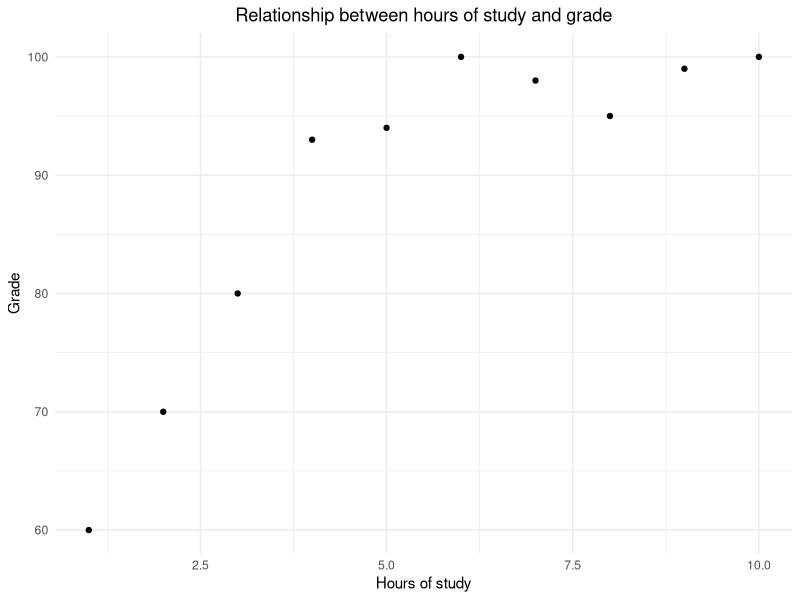
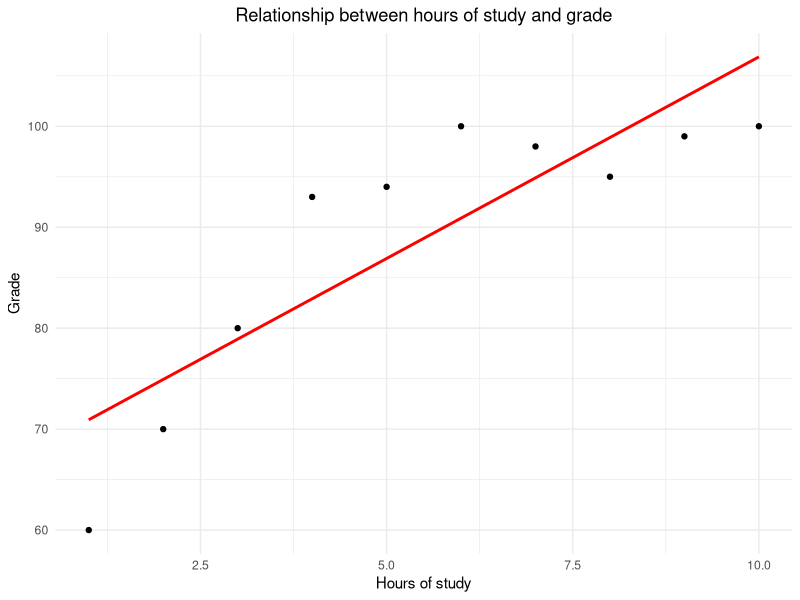
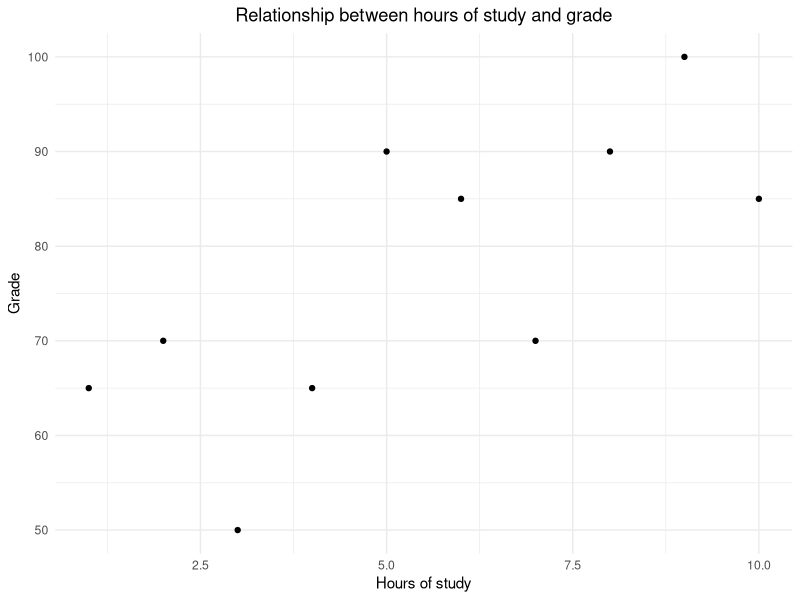
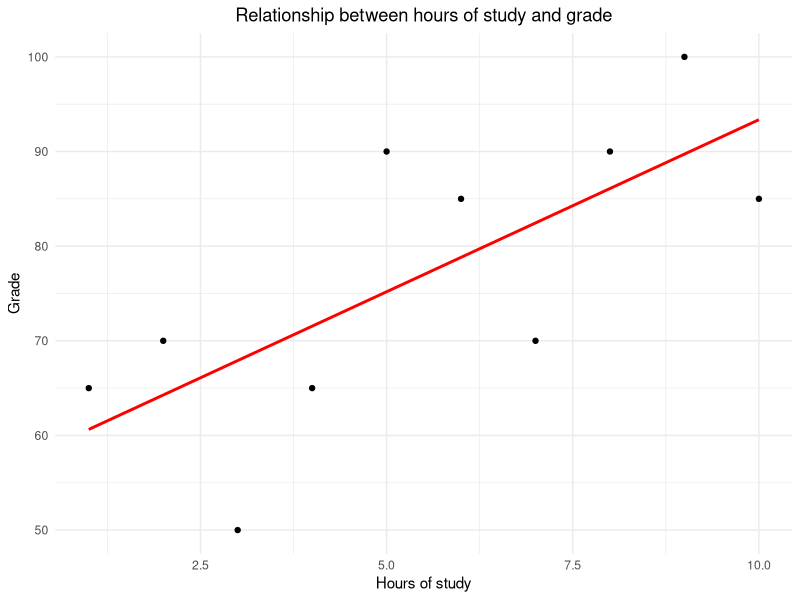

The R source for these figures, in order:
library(tidyverse)

hr_study <- c(1, 2, 3, 4, 5, 6, 7, 8, 9, 10)
grade <- c(60,70,80,93,94,100,98,95,99,100)
df <- data.frame(hr_study, grade)

ggplot(df, aes(x = hr_study, y = grade)) +
  geom_point() +
  theme_minimal() +
  labs(title = "Relationship between hours of study and grade",
       x = "Hours of study",
       y = "Grade") +
  theme(plot.title = element_text(hjust = 0.5))

# Fit a linear model
lm_fit <- lm(grade ~ hr_study, data = df)
summary(lm_fit)
ggplot(df, aes(x = hr_study, y = grade)) +
  geom_point() +
  geom_smooth(method = "lm", se = FALSE, color = "red") +
  theme_minimal() +
  labs(title = "Relationship between hours of study and grade",
       x = "Hours of study",
       y = "Grade") +
  theme(plot.title = element_text(hjust = 0.5))

df$new_grade <-c(65, 70, 50, 65, 90, 85, 70, 90, 100, 85)
ggplot(df, aes(x = hr_study, y = new_grade)) +
  geom_point() +
  theme_minimal() +
  labs(title = "Relationship between hours of study and grade",
       x = "Hours of study",
       y = "Grade") +
  theme(plot.title = element_text(hjust = 0.5))
lm_fit1 <- lm(new_grade ~ hr_study, data = df)
summary(lm_fit1)

ggplot(df, aes(x = hr_study, y = new_grade)) +
  geom_point() +
  geom_smooth(method = "lm", se = FALSE, color = "red") +
  theme_minimal() +
  labs(title = "Relationship between hours of study and grade",
       x = "Hours of study",
       y = "Grade") +
  theme(plot.title = element_text(hjust = 0.5))




# Lecture notes
# Regression is a way to model the relationship between two variable (independent and dependent).
# The model allow us to predict the value of one variable (independent) based 
# on the value of another variable (dependent).

# Simple regression
# One independent variable to predict the dependent variable
# multiple regression
# More than one independent variable to predict the dependent variable

# Question answered
# Examine relationship between dependent and independent variable
#   - The direction of the relationship
#   - The magnitude of the relationship (slope)
#   - linear or non-linear relationship (Linerity)
# Make predictions

# Slope: How much the dependent variable changes 
#        when the independent variable changes by one unit
#        What the line looks like

# Intercept: The value of the dependent variable 
#            when the independent variable is zero
#            Where the line meets x-axis - Where the line is

# Residuals: The difference between the observed value and the predicted value
#            The vertical distance between the observed value and the line

# Ordinary least squares (OLS): 
# The method used to find the line that minimizes the sum of squared residuals
# Y= ax+b
# multiple regression
# ^Y= a1x1 + a2x2 + a3x3 + b
# a1, a2, a3 are the coefficients
# x1, x2, x3 are the independent variables
# Y= b0 + b1x1 + b2x2 + b3x3+ residuals (e)
# Find the line (model) that results in the smallest 
# difference from the observed value to the predicted value
# Find the line that yields the smallest sum of squared residuals

# R squared: measures how much of the variability in the dependent variable
#            can be explained by the model. 
#            The closer to 1, the more variability the model explains the better
#            fits 
# e.g. r^2 =0.8365,- the model explains 83.65% of the variability in the dependent variable
# only use adjusted R squared rather than multiple R squared
#standard error: The average distance between the observed value and the predicted value
#                The average distance between the observed value and the line
#                measure the potential variation of coefficients
# If sd errors are large, the coefficients could be within a wide range of possible values
# We are less certain relationship between dependent and independent variable

# If sd error is big enough to indicate the possible value for coefficients include
# 0, we are uncertain about the relationship.

# t-value: The coefficient divided by the standard error, tells us if sd errors is big enough
#          to indicate the possible value for coefficients include 0

# confidence level: The probability that the coefficient is within a certain range
# t= 1.96, 95% confidence level
# t= 2.58, 99% confidence level
# t= 1.67, 90% confidence level
# If absolute value of t = 1.96, we are 95% confident that the range of our coefficient 
# that not include 0
# If absolute value of t >1.96, we are at least 95% confident that the range of our coefficient
# that not include 0. It suggests that the association between the independent and dependent
# variable is statistically significant

# pr - probabilities
# translate the t-value into a probability of the coefficient crossing zero
# If Pr is less than 0.05, then there is less than less than a 5% chance that the coefficient
# crosses zero. - significant association.

# F-statistic: Whether the model predicts the model predicts significant better than base model(average)
# if p-value associated with F-statistic is less than 0.05, the model predicts the significantly 
# better than mean.
